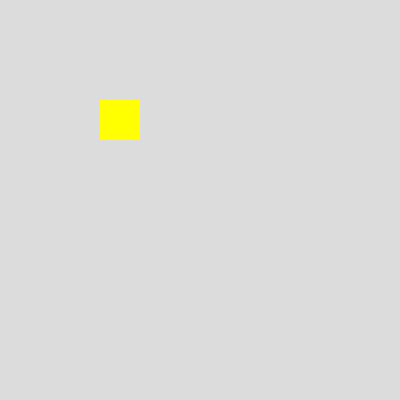
Frame 1 (no input)
Frame 60 (no input): identical to frame 1, image omitted
Frame 120 (the mouse pressed at the canvas centre since frame 60): identical to frame 1, image omitted

The p5.js sketch that drew this single still picture (run headless with seeded random() and noise() and a simulated clock; from frame 60 on, the mouse is pressed at the canvas centre):

// p5.js sketch
// ── sketch.js
function setup() {
  createCanvas(400, 400);
}

function draw() {
  background(220);
  fill(255, 255, 0);
  noStroke();
  rect(100, 100, 40, 40);
}
